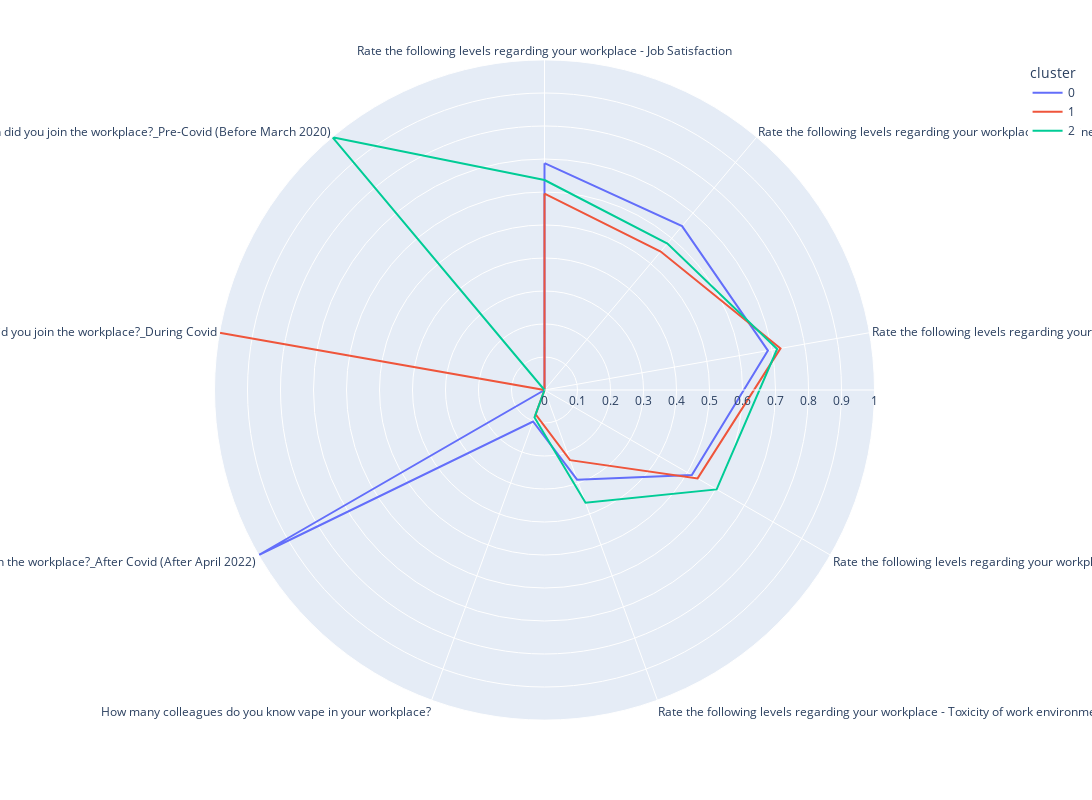

Write notebook code for a chart like this one.
### Code cell
polar=workdf_aggdata_scaled.groupby("cluster").mean().reset_index()
polar=pd.melt(polar,id_vars=["cluster"])
fig2 = px.line_polar(polar, r="value", theta="variable", color="cluster", line_close=True,height=800,width=1400)
fig2.show()
print(polar)

### Figure 1 — Plotly figure (JSON) as saved in the notebook; plotly's stock layout.template omitted (floating-point values rounded to 4 significant figures)
{"data": [{"hovertemplate": "cluster=0<br>value=%{r}<br>variable=%{theta}<extra></extra>", "legendgroup": "0", "line": {"color": "#636efa", "dash": "solid"}, "marker": {"symbol": "circle"}, "mode": "lines", "name": "0", "r": [0.6875, 0.6484, 0.6875, 0.5156, 0.2891, 0.1016, 1, 0, 0, 0.6875], "showlegend": true, "subplot": "polar", "theta": ["Rate the following levels regarding your workplace - Job Satisfaction", "Rate the following levels regarding your workplace - Happiness to come into work", "Rate the following levels regarding your workplace - Workload", "Rate the following levels regarding your workplace - Anxiety Level regarding work", "Rate the following levels regarding your workplace - Toxicity of work environment", "How many colleagues do you know vape in your workplace?", "When did you join the workplace?_After Covid (After April 2022)", "When did you join the workplace?_During Covid", "When did you join the workplace?_Pre-Covid (Before March 2020)", "Rate the following levels regarding your workplace - Job Satisfaction"], "type": "scatterpolar"}, {"hovertemplate": "cluster=1<br>value=%{r}<br>variable=%{theta}<extra></extra>", "legendgroup": "1", "line": {"color": "#EF553B", "dash": "solid"}, "marker": {"symbol": "circle"}, "mode": "lines", "name": "1", "r": [0.5952, 0.5476, 0.7262, 0.5357, 0.2262, 0.07857, 0, 1, 0, 0.5952], "showlegend": true, "subplot": "polar", "theta": ["Rate the following levels regarding your workplace - Job Satisfaction", "Rate the following levels regarding your workplace - Happiness to come into work", "Rate the following levels regarding your workplace - Workload", "Rate the following levels regarding your workplace - Anxiety Level regarding work", "Rate the following levels regarding your workplace - Toxicity of work environment", "How many colleagues do you know vape in your workplace?", "When did you join the workplace?_After Covid (After April 2022)", "When did you join the workplace?_During Covid", "When did you join the workplace?_Pre-Covid (Before March 2020)", "Rate the following levels regarding your workplace - Job Satisfaction"], "type": "scatterpolar"}, {"hovertemplate": "cluster=2<br>value=%{r}<br>variable=%{theta}<extra></extra>", "legendgroup": "2", "line": {"color": "#00cc96", "dash": "solid"}, "marker": {"symbol": "circle"}, "mode": "lines", "name": "2", "r": [0.6364, 0.5795, 0.7159, 0.6023, 0.3636, 0.08864, 0, 0, 1, 0.6364], "showlegend": true, "subplot": "polar", "theta": ["Rate the following levels regarding your workplace - Job Satisfaction", "Rate the following levels regarding your workplace - Happiness to come into work", "Rate the following levels regarding your workplace - Workload", "Rate the following levels regarding your workplace - Anxiety Level regarding work", "Rate the following levels regarding your workplace - Toxicity of work environment", "How many colleagues do you know vape in your workplace?", "When did you join the workplace?_After Covid (After April 2022)", "When did you join the workplace?_During Covid", "When did you join the workplace?_Pre-Covid (Before March 2020)", "Rate the following levels regarding your workplace - Job Satisfaction"], "type": "scatterpolar"}], "layout": {"height": 800, "legend": {"title": {"text": "cluster"}, "tracegroupgap": 0}, "margin": {"t": 60}, "polar": {"angularaxis": {"direction": "clockwise", "rotation": 90}, "domain": {"x": [0, 1], "y": [0, 1]}}, "width": 1400}}
